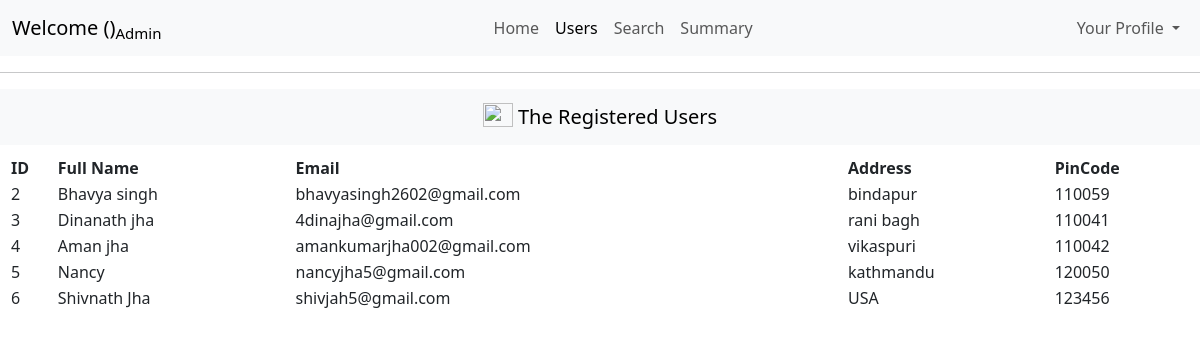
Page /admin/dashboard/users on the committed database.
### models/models.py (models this page shows)
class User(db.Model):
    id= db.Column(db.Integer(),primary_key=True)
    fullname = db.Column(db.String(50),nullable = False)
    email = db.Column(db.String(50),unique = True,nullable = False)
    password = db.Column(db.String(),nullable= False)
    address = db.Column(db.String(200),nullable=False)
    pincode = db.Column(db.Integer(),nullable= False)
    role = db.Column(db.String(10),nullable=False)
    status=db.Column(db.Integer(),nullable=False)

### controllers/controllers.py (the view)
@controllers.route("/admin/dashboard/users", methods=['GET','POST'])
def userDetails():
    getuser = User.query.filter_by(role="user")
    for i in getuser:
        print(i.pincode)
    print("executed")
    return render_template("userDetails.html",getuser=getuser)

### templates/userDetails.html (shortened to what this page needs)
<!DOCTYPE html>
<html lang="en">
<head>
    <link href="https://cdn.jsdelivr.net/npm/bootstrap@5.3.7/dist/css/bootstrap.min.css" rel="stylesheet">
</head>
<body>
    <nav class="navbar navbar-expand-lg bg-body-tertiary">
  <div class="container-fluid">
    <a class="navbar-brand " href="#">Welcome ({{session['fullname']}})<sub>Admin</sub></a>
    <div class="collapse navbar-collapse" id="navbarNavDropdown">
      <ul class="navbar-nav ms-auto">
        <li class="nav-item">
          <a class="nav-link " aria-current="page" href="/admin/dashboard">Home</a>
        </li>
        <li class="nav-item">
          <a class="nav-link active" href="#">Users</a>
        </li>
        <li class="nav-item">
          <a class="nav-link" href="/admin/dashboard/search">Search</a>
        </li>
        <li class="nav-item">
          <a class="nav-link" href="/admin/dashboard/summary">Summary</a>
        </li>
    </ul>
    <ul class="navbar-nav ms-auto">
        <li class="nav-item dropdown">
          <a class="nav-link dropdown-toggle" href="#" role="button" data-bs-toggle="dropdown" aria-expanded="false">
            Your Profile
          </a>
        </li>
      </ul>
    </div>
  </div>
</nav>
<hr>
<nav class="navbar bg-body-tertiary">
  <div class="container-fluid text-center">
    <a class="navbar-brand mx-auto " href="#">
      <img src="https://images.pexels.com/photos/1528375/pexels-photo-1528375.jpeg?_gl=1*18akve4*_ga*MTQyOTczMDU2MS4xNzUzMzU4OTQw*_ga_8JE65Q40S6*czE3NTMzNTg5MzkkbzEkZzEkdDE3NTMzNTg5NTckajQyJGwwJGgw" width="30" height="24" class="d-inline-block align-text-top" style="align-content: center;">
        The Registered Users
    </a>
 </div>
</nav>
<table style="width: 100%; margin: 10px;">
  <tr>
    <th>ID</th>
    <th>Full Name</th>
    <th>Email</th>
    <th>Address</th>
    <th>PinCode</th>
  </tr>
  {% for x in getuser%}
  <tr>
    <td>{{x.id}}</td>
    <td>{{x.fullname}}</td>
    <td>{{x.email}}</td>
    <td>{{x.address}}</td>
    <td>{{x.pincode}}</td>
  </tr>
    {% endfor %}
</table>
</body>
</html>

### rows in the picture
User: id "2", fullname "Bhavya singh", email "bhavyasingh2602@gmail.com", address "bindapur", pincode "110059"
User: id "3", fullname "Dinanath jha", email "4dinajha@gmail.com", address "rani bagh", pincode "110041"
User: id "4", fullname "Aman jha", email "amankumarjha002@gmail.com", address "vikaspuri", pincode "110042"
User: id "5", fullname "Nancy", email "nancyjha5@gmail.com", address "kathmandu", pincode "120050"
User: id "6", fullname "Shivnath Jha", email "shivjah5@gmail.com", address "USA", pincode "123456"
